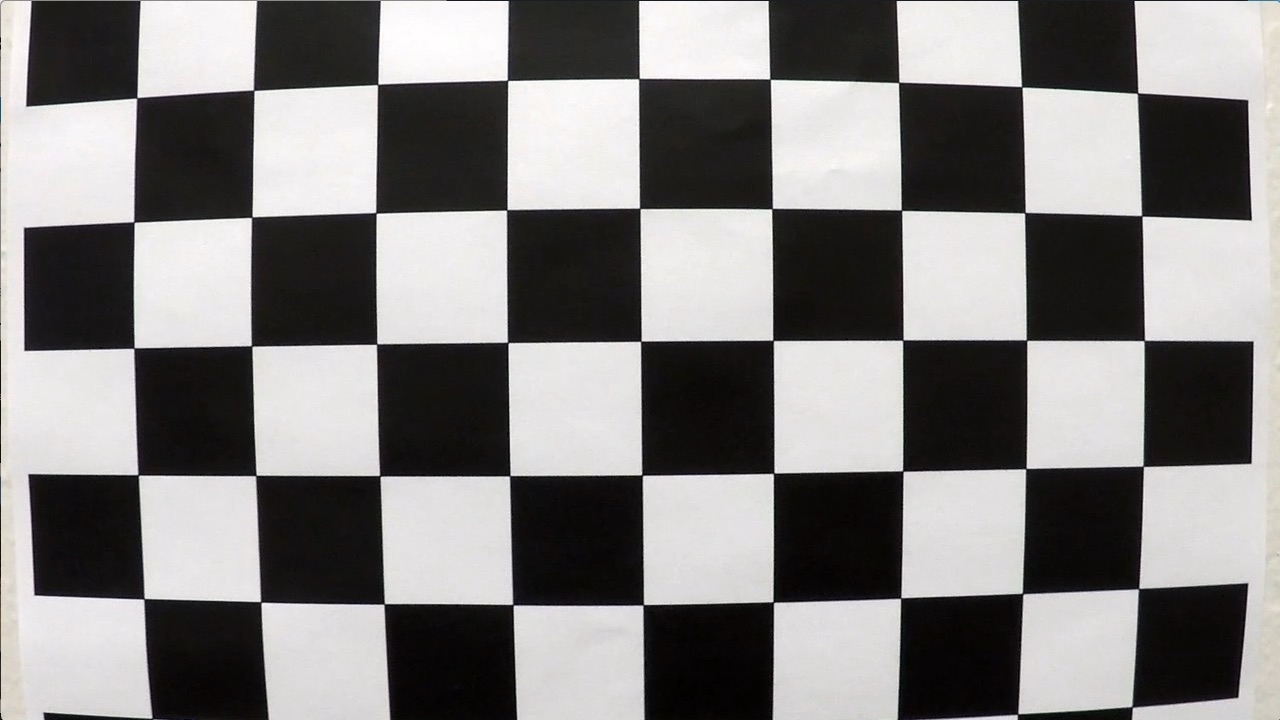
#> input picture src/advanced-lane-lines/camera_cal/calibration1.jpg, 1280 x 720 px; its folder holds only this picture in this run
$ jupyter execute --allow-errors lane_lines_advanced.ipynb   (shell and % lines are left out)   (older library calls are emulated)
#> lines starting #> are read from the running program, lines starting #| are printed output that depends on the picture
[cell 1]
import os
import glob
import numpy as np
import cv2
import matplotlib.pyplot as plt
import matplotlib.image as mpimg
print('Current dir: ' + os.getcwd())

# Camera Calibration
Find the camera calibration matrix and distortion coefficients

Do this with 20 images of a 10x7 checkerboard taken from multiple angles.  Note that counting the grid size is 0-indexed, so a 10x7 checkerboard has a 9x6 grid size for cv2.

[cell 2]
## go over the chessboard images and show the points that CV2 detects
# size of the chessboard image
grid_size = (9,6)

# arrays to store points from the checkerboard images
imgpoints = []
objpoints = []

# set the 3D points on the checkerboard images
objp = np.zeros((6*9,3), np.float32)
objp[:,:2] = np.mgrid[0:9,0:6].T.reshape(-1,2)

# make a list of all filepaths of the calibration images
image_paths = glob.glob('./camera_cal/calibration*.jpg')

fig, axs = plt.subplots(5,4, figsize=(16, 11))
fig.subplots_adjust(hspace = .2, wspace=.001)
axs = axs.ravel()

for i, fn_img in enumerate(image_paths):
    img = cv2.imread(fn_img)
#> img is the input picture: shape (720, 1280, 3); mean B, G, R 127.8, 128.4, 130.1
    gray_img = cv2.cvtColor(img, cv2.COLOR_BGR2GRAY)

    # find Chessboard corners
    ret, corners = cv2.findChessboardCorners(gray_img, grid_size, None)
#> ret = False; corners = None
    axs[i].axis('off')

    if (ret == True):
        objpoints.append(objp)
        imgpoints.append(corners)

        # draw the image
        img = cv2.drawChessboardCorners(img, grid_size, corners, ret)
        axs[i].imshow(img)

#> (a cell that did not finish here is left out)

# Correct for Image Distortion

[cell 4]
def undistort(img, matx, dist):
    return cv2.undistort(img, mtx, dist, None, mtx)

[cell 5]
# [16 lines of commented-out code are left out]

[cell 6]
# [16 lines of commented-out code are left out]

# Perspective Transform

Transform the image so we're looking from a bird's eye view

[cell 7]
# ine transform so that a rectangle in the transformed view
#looks stretched along the road from the camera's perspective
height, width = img.shape[:2]
#> height = 720; width = 1280

# Points for the original image
start_points = np.float32([
    [210, 700],
    [570, 460],
    [705, 460],
    [1075, 700]
])
# Points for the new image
trans_points = np.float32([
    [400, 720],
    [400, 0],
    [width-400, 0],
    [width-400, 720]
])
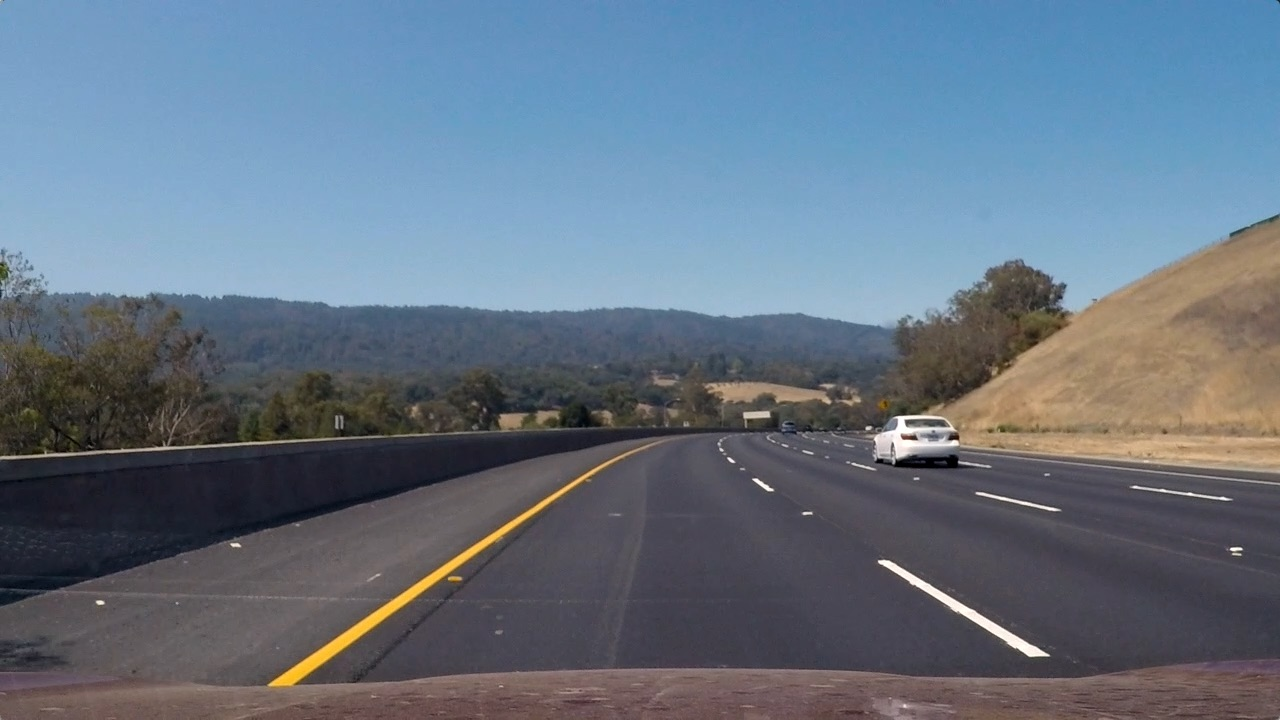
#> input picture src/advanced-lane-lines/test_images/test3.jpg, 1280 x 720 px
#> further down, img is the input picture: shape (720, 1280, 3); mean R, G, B 101.1, 115.3, 130.7
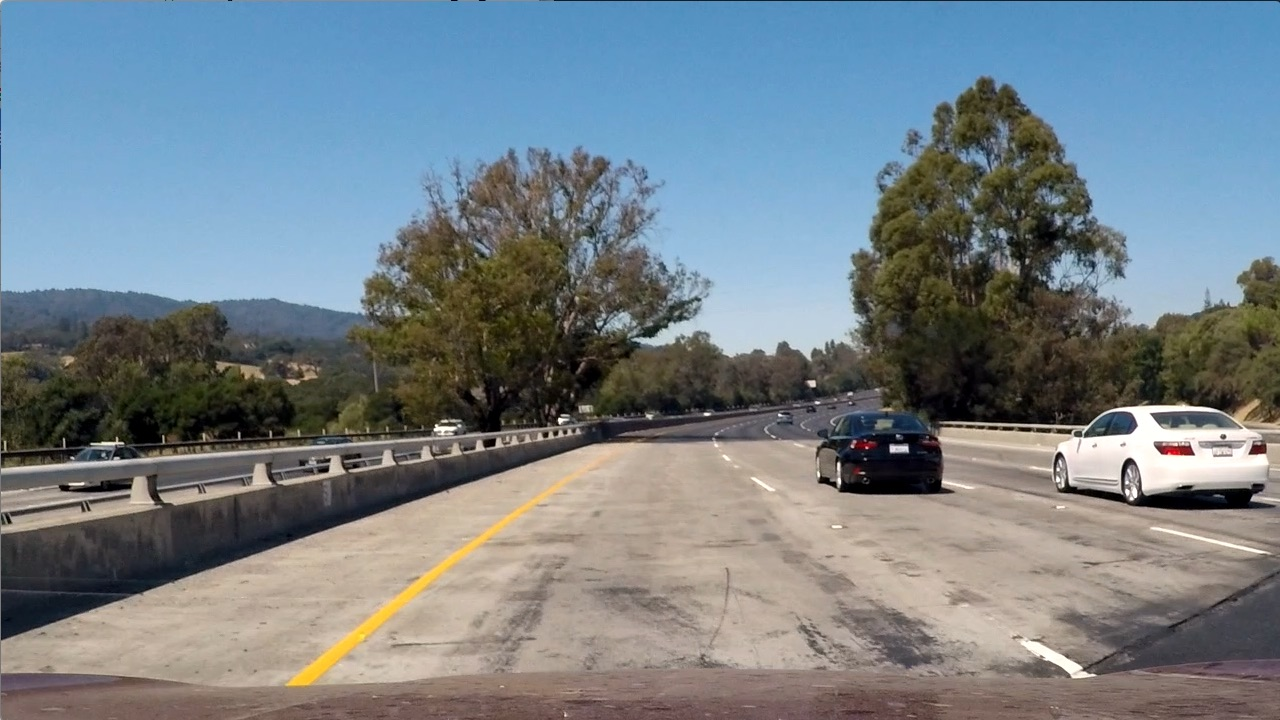
#> input picture src/advanced-lane-lines/test_images/test1.jpg, 1280 x 720 px
#> further down, img is the input picture: shape (720, 1280, 3); mean R, G, B 117.5, 128.7, 135.5


# [23 lines left out: functions add_points, add_lines, not called in this run]

def add_points_lines(img, start_points):
    return add_lines(add_points(img, start_points), start_points)

# [13 lines left out: functions transform_img, inverse_transform_img, not called in this run]

## Show the ideal transformed image

[cell 8]
# [11 lines of commented-out code are left out]

## Show the actual transformation

The image will be heavily warped where there is less information

[cell 9]
# [11 lines of commented-out code are left out]

## Show the transformation with a real image

[cell 10]
# [14 lines of commented-out code are left out]

# Color Selection and CV Processing

Check out the RGB, HLS, HSV, LAB channels to see which shows the lane lines most prominently

Then look at Sobel and Canny edges to get a binary mask image for the lane line pixels

## Color Selection

[cell 11]
# [38 lines left out: functions applyThreshold, rgb_rthresh, hls_sthresh, lab_bthresh, luv_lthresh, not called in this run]

[cell 12]
print('lol')
### get the test images from the test_images folder
images = glob.glob('./test_images/test3.jpg')

### Loop through each image and send it to the pipeline
#> (the rest of this cell did not finish here and is left out)

## Canny Edge Selection

[cell 13]
# Canny edge detector
def canny(img, low_threshold, high_threshold):
    return cv2.Canny(img, low_threshold, high_threshold)

def gaussian_blur(img, kernel_size=5):
    return cv2.GaussianBlur(img, (kernel_size, kernel_size), 0)

# [10 lines left out: function run_canny, not called in this run]

## Binary Image Pipeline

[cell 14]
def binaryPipeline(img, show_images=False, \
                   canny_kernel_size=5 , canny_thresh_low=50, canny_thresh_high=150, \
                   r_thresh_low=225, r_thresh_high=255, \
                   s_thresh_low=220, s_thresh_high=250, \
                   b_thresh_low=175, b_thresh_high=255, \
                   l_thresh_low=215, l_thresh_high=255):
    # Copy the image
    img2 = np.copy(img)

    # Undistort the image based on the camera calibration
    undist = undistort(img, mtx, dist)

    # warp the image based on our perspective transform
    warped = transform_img(undist)

    ### COLOR SELECTION
    # Get the Red and saturation images
    r = rgb_rthresh(warped, thresh=(r_thresh_low, r_thresh_high))
    s = hls_sthresh(warped, thresh=(s_thresh_low, s_thresh_high))
    b = lab_bthresh(warped, thresh=(b_thresh_low, b_thresh_high))
    l = luv_lthresh(warped, thresh=(l_thresh_low, l_thresh_high))

    ### EDGE DETECTION

    # Run canny edge detector
    edge = run_canny(warped, kernel_size=canny_kernel_size, low_thresh=canny_thresh_low, high_thresh=canny_thresh_high)

    ### Create plots if we want them
    if show_images:
        f, (ax1, ax2, ax3, ax4, ax5) = plt.subplots(1, 5, figsize=(16, 7))
        f.tight_layout()

        ax1.set_title('r', fontsize=10)
        ax1.axis('off')
        ax1.imshow(r, cmap='gray')

        ax2.set_title('s', fontsize=15)
        ax2.axis('off')
        ax2.imshow(s, cmap='gray')

        ax3.set_title('b', fontsize=15)
        ax3.axis('off')
        ax3.imshow(b, cmap='gray')

        ax4.set_title('l', fontsize=15)
        ax4.axis('off')
        ax4.imshow(l, cmap='gray')

        ax5.set_title('sobel', fontsize=15)
        ax5.axis('off')
        ax5.imshow(edge, cmap='gray')


    # combine these layers
    combined_binary = np.zeros_like(r)
    combined_binary[ (r == 1) | (s == 1) | (b == 1) | (l == 1) | (edge == 1) ] = 1

    return combined_binary

[cell 15]
# [5 lines of commented-out code are left out]

# Fitting Line Pixels

[cell 16]
ym_per_pix = 3*8/720 # meters per pixel in y dimension, 8 lines (5 spaces, 3 lines) at 10 ft each = 3m
xm_per_pix = 3.7/550 # meters per pixel in x dimension, lane width is 12 ft = 3.7 meters

# [92 lines left out: function calc_line_fits, not called in this run]

[cell 17]
### get the test images from the test_images folder
images = glob.glob('./test_images/test1.jpg')


### Loop through each image and send it to the pipeline
#> (the rest of this cell did not finish here and is left out)
